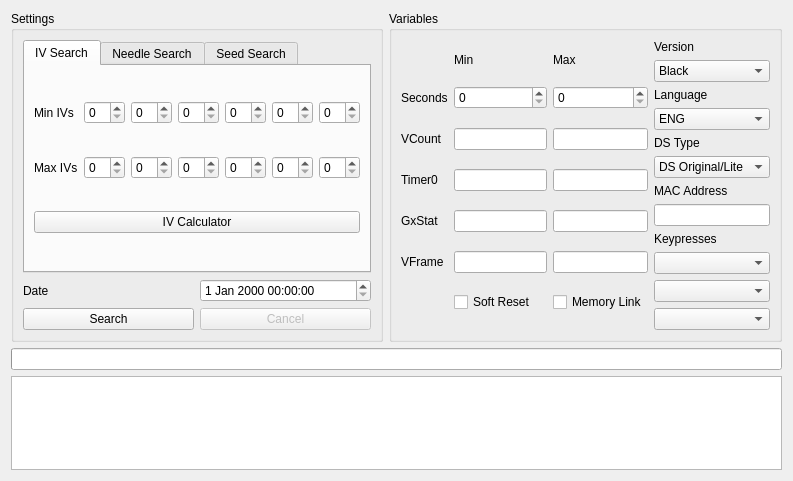
<?xml version="1.0" encoding="UTF-8"?>
<ui version="4.0">
 <class>ProfileCalibrator5</class>
 <widget class="QWidget" name="ProfileCalibrator5">
  <property name="geometry">
   <rect>
    <x>0</x>
    <y>0</y>
    <width>793</width>
    <height>481</height>
   </rect>
  </property>
  <property name="windowTitle">
   <string>Profile Calibrator</string>
  </property>
  <layout class="QGridLayout" name="gridLayout">
   <item row="0" column="0">
    <widget class="QGroupBox" name="groupBox">
     <property name="title">
      <string>Settings</string>
     </property>
     <layout class="QGridLayout" name="gridLayout_5">
      <item row="0" column="0" colspan="2">
       <widget class="QTabWidget" name="tabWidgetType">
        <widget class="QWidget" name="tabIVs">
         <attribute name="title">
          <string>IV Search</string>
         </attribute>
         <layout class="QGridLayout" name="gridLayout_2">
          <item row="0" column="0">
           <widget class="QLabel" name="labelMinIVs">
            <property name="text">
             <string>Min IVs</string>
            </property>
           </widget>
          </item>
          <item row="0" column="1">
           <widget class="QSpinBox" name="spinBoxMinHP"/>
          </item>
          <item row="0" column="2">
           <widget class="QSpinBox" name="spinBoxMinAtk"/>
          </item>
          <item row="0" column="3">
           <widget class="QSpinBox" name="spinBoxMinDef"/>
          </item>
          <item row="0" column="4">
           <widget class="QSpinBox" name="spinBoxMinSpA"/>
          </item>
          <item row="0" column="5">
           <widget class="QSpinBox" name="spinBoxMinSpD"/>
          </item>
          <item row="0" column="6">
           <widget class="QSpinBox" name="spinBoxMinSpe"/>
          </item>
          <item row="1" column="0">
           <widget class="QLabel" name="labelMaxIVs">
            <property name="text">
             <string>Max IVs</string>
            </property>
           </widget>
          </item>
          <item row="1" column="1">
           <widget class="QSpinBox" name="spinBoxMaxHP"/>
          </item>
          <item row="1" column="2">
           <widget class="QSpinBox" name="spinBoxMaxAtk"/>
          </item>
          <item row="1" column="3">
           <widget class="QSpinBox" name="spinBoxMaxDef"/>
          </item>
          <item row="1" column="4">
           <widget class="QSpinBox" name="spinBoxMaxSpA"/>
          </item>
          <item row="1" column="5">
           <widget class="QSpinBox" name="spinBoxMaxSpD"/>
          </item>
          <item row="1" column="6">
           <widget class="QSpinBox" name="spinBoxMaxSpe"/>
          </item>
          <item row="2" column="0" colspan="7">
           <widget class="QPushButton" name="pushButtonIVCalculator">
            <property name="text">
             <string>IV Calculator</string>
            </property>
           </widget>
          </item>
         </layout>
        </widget>
        <widget class="QWidget" name="tabNeedles">
         <attribute name="title">
          <string>Needle Search</string>
         </attribute>
         <layout class="QGridLayout" name="gridLayout_10">
          <item row="0" column="0" colspan="2">
           <layout class="QGridLayout" name="gridLayout_8">
            <item row="0" column="0">
             <widget class="QPushButton" name="pushButtonUpLeft">
              <property name="text">
               <string>↖</string>
              </property>
              <attribute name="buttonGroup">
               <string notr="true">buttonGroupNeedles</string>
              </attribute>
             </widget>
            </item>
            <item row="0" column="1">
             <widget class="QPushButton" name="pushButtonUp">
              <property name="text">
               <string>↑</string>
              </property>
              <attribute name="buttonGroup">
               <string notr="true">buttonGroupNeedles</string>
              </attribute>
             </widget>
            </item>
            <item row="0" column="2">
             <widget class="QPushButton" name="pushButtonUpRight">
              <property name="text">
               <string>↗</string>
              </property>
              <attribute name="buttonGroup">
               <string notr="true">buttonGroupNeedles</string>
              </attribute>
             </widget>
            </item>
            <item row="1" column="0">
             <widget class="QPushButton" name="pushButtonLeft">
              <property name="text">
               <string>←</string>
              </property>
              <attribute name="buttonGroup">
               <string notr="true">buttonGroupNeedles</string>
              </attribute>
             </widget>
            </item>
            <item row="1" column="2">
             <widget class="QPushButton" name="pushButtonRight">
              <property name="text">
               <string>→</string>
              </property>
              <attribute name="buttonGroup">
               <string notr="true">buttonGroupNeedles</string>
              </attribute>
             </widget>
            </item>
            <item row="2" column="0">
             <widget class="QPushButton" name="pushButtonDownLeft">
              <property name="text">
               <string>↙</string>
              </property>
              <attribute name="buttonGroup">
               <string notr="true">buttonGroupNeedles</string>
              </attribute>
             </widget>
            </item>
            <item row="2" column="1">
             <widget class="QPushButton" name="pushButtonDown">
              <property name="text">
               <string>↓</string>
              </property>
              <attribute name="buttonGroup">
               <string notr="true">buttonGroupNeedles</string>
              </attribute>
             </widget>
            </item>
            <item row="2" column="2">
             <widget class="QPushButton" name="pushButtonDownRight">
              <property name="text">
               <string>↘</string>
              </property>
              <attribute name="buttonGroup">
               <string notr="true">buttonGroupNeedles</string>
              </attribute>
             </widget>
            </item>
           </layout>
          </item>
          <item row="1" column="0">
           <widget class="QLineEdit" name="lineEditNeedles">
            <property name="readOnly">
             <bool>true</bool>
            </property>
           </widget>
          </item>
          <item row="1" column="1">
           <layout class="QGridLayout" name="gridLayout_9">
            <item row="0" column="0">
             <widget class="QRadioButton" name="radioButtonUnovaLink">
              <property name="text">
               <string>Unova Link</string>
              </property>
              <property name="checked">
               <bool>true</bool>
              </property>
              <attribute name="buttonGroup">
               <string notr="true">buttonGroupNeedleType</string>
              </attribute>
             </widget>
            </item>
            <item row="0" column="1">
             <widget class="QRadioButton" name="radioButtonSaving">
              <property name="text">
               <string>Saving</string>
              </property>
              <attribute name="buttonGroup">
               <string notr="true">buttonGroupNeedleType</string>
              </attribute>
             </widget>
            </item>
            <item row="1" column="0">
             <widget class="QPushButton" name="pushButtonDelete">
              <property name="text">
               <string>Delete</string>
              </property>
             </widget>
            </item>
            <item row="1" column="1">
             <widget class="QPushButton" name="pushButtonClear">
              <property name="text">
               <string>Clear</string>
              </property>
             </widget>
            </item>
           </layout>
          </item>
         </layout>
        </widget>
        <widget class="QWidget" name="tabSeed">
         <attribute name="title">
          <string>Seed Search</string>
         </attribute>
         <layout class="QGridLayout" name="gridLayout_11">
          <item row="0" column="0">
           <widget class="QLabel" name="labelSeed">
            <property name="text">
             <string>Seed</string>
            </property>
           </widget>
          </item>
          <item row="0" column="1">
           <widget class="TextBox" name="textBoxSeed"/>
          </item>
         </layout>
        </widget>
       </widget>
      </item>
      <item row="1" column="0">
       <widget class="QLabel" name="labelDate">
        <property name="text">
         <string>Date</string>
        </property>
       </widget>
      </item>
      <item row="1" column="1">
       <widget class="DateTimeEdit" name="dateTimeEdit"/>
      </item>
      <item row="2" column="0" colspan="2">
       <layout class="QHBoxLayout" name="horizontalLayout">
        <item>
         <widget class="QPushButton" name="pushButtonSearch">
          <property name="text">
           <string>Search</string>
          </property>
         </widget>
        </item>
        <item>
         <widget class="QPushButton" name="pushButtonCancel">
          <property name="enabled">
           <bool>false</bool>
          </property>
          <property name="text">
           <string>Cancel</string>
          </property>
         </widget>
        </item>
       </layout>
      </item>
     </layout>
    </widget>
   </item>
   <item row="0" column="1">
    <widget class="QGroupBox" name="groupBox_2">
     <property name="title">
      <string>Variables</string>
     </property>
     <layout class="QGridLayout" name="gridLayout_4">
      <item row="0" column="0" rowspan="12">
       <layout class="QGridLayout" name="gridLayout_3">
        <item row="0" column="1">
         <widget class="QLabel" name="labelMin">
          <property name="sizePolicy">
           <sizepolicy hsizetype="Preferred" vsizetype="Fixed">
            <horstretch>0</horstretch>
            <verstretch>0</verstretch>
           </sizepolicy>
          </property>
          <property name="text">
           <string>Min</string>
          </property>
         </widget>
        </item>
        <item row="0" column="2">
         <widget class="QLabel" name="labelMax">
          <property name="sizePolicy">
           <sizepolicy hsizetype="Preferred" vsizetype="Fixed">
            <horstretch>0</horstretch>
            <verstretch>0</verstretch>
           </sizepolicy>
          </property>
          <property name="text">
           <string>Max</string>
          </property>
         </widget>
        </item>
        <item row="1" column="0">
         <widget class="QLabel" name="labelSeconds">
          <property name="text">
           <string>Seconds</string>
          </property>
         </widget>
        </item>
        <item row="1" column="1">
         <widget class="QSpinBox" name="spinBoxMinSeconds">
          <property name="maximum">
           <number>59</number>
          </property>
         </widget>
        </item>
        <item row="1" column="2">
         <widget class="QSpinBox" name="spinBoxMaxSeconds">
          <property name="maximum">
           <number>59</number>
          </property>
         </widget>
        </item>
        <item row="2" column="0">
         <widget class="QLabel" name="labelVCount">
          <property name="text">
           <string>VCount</string>
          </property>
         </widget>
        </item>
        <item row="2" column="1">
         <widget class="TextBox" name="textBoxMinVCount"/>
        </item>
        <item row="2" column="2">
         <widget class="TextBox" name="textBoxMaxVCount"/>
        </item>
        <item row="3" column="0">
         <widget class="QLabel" name="labelTimer0">
          <property name="text">
           <string>Timer0</string>
          </property>
         </widget>
        </item>
        <item row="3" column="1">
         <widget class="TextBox" name="textBoxMinTimer0"/>
        </item>
        <item row="3" column="2">
         <widget class="TextBox" name="textBoxMaxTimer0"/>
        </item>
        <item row="4" column="0">
         <widget class="QLabel" name="labelGxStat">
          <property name="text">
           <string>GxStat</string>
          </property>
         </widget>
        </item>
        <item row="4" column="1">
         <widget class="TextBox" name="textBoxMinGxStat"/>
        </item>
        <item row="4" column="2">
         <widget class="TextBox" name="textBoxMaxGxStat"/>
        </item>
        <item row="5" column="0">
         <widget class="QLabel" name="labelVFrame">
          <property name="text">
           <string>VFrame</string>
          </property>
         </widget>
        </item>
        <item row="5" column="1">
         <widget class="TextBox" name="textBoxMinVFrame"/>
        </item>
        <item row="5" column="2">
         <widget class="TextBox" name="textBoxMaxVFrame"/>
        </item>
        <item row="6" column="1">
         <widget class="QCheckBox" name="checkBoxSoftReset">
          <property name="text">
           <string>Soft Reset</string>
          </property>
         </widget>
        </item>
        <item row="6" column="2">
         <widget class="QCheckBox" name="checkBoxMemoryLink">
          <property name="text">
           <string>Memory Link</string>
          </property>
         </widget>
        </item>
       </layout>
      </item>
      <item row="0" column="1">
       <widget class="QLabel" name="labelVersion">
        <property name="text">
         <string>Version</string>
        </property>
       </widget>
      </item>
      <item row="1" column="1">
       <widget class="ComboBox" name="comboBoxVersion">
        <item>
         <property name="text">
          <string>Black</string>
         </property>
        </item>
        <item>
         <property name="text">
          <string>White</string>
         </property>
        </item>
        <item>
         <property name="text">
          <string>Black 2</string>
         </property>
        </item>
        <item>
         <property name="text">
          <string>White 2</string>
         </property>
        </item>
       </widget>
      </item>
      <item row="2" column="1">
       <widget class="QLabel" name="labelLanguage">
        <property name="text">
         <string>Language</string>
        </property>
       </widget>
      </item>
      <item row="3" column="1">
       <widget class="ComboBox" name="comboBoxLanguage">
        <item>
         <property name="text">
          <string>ENG</string>
         </property>
        </item>
        <item>
         <property name="text">
          <string>SPA</string>
         </property>
        </item>
        <item>
         <property name="text">
          <string>FRE</string>
         </property>
        </item>
        <item>
         <property name="text">
          <string>ITA</string>
         </property>
        </item>
        <item>
         <property name="text">
          <string>DEU</string>
         </property>
        </item>
        <item>
         <property name="text">
          <string>JPN</string>
         </property>
        </item>
        <item>
         <property name="text">
          <string>KOR</string>
         </property>
        </item>
       </widget>
      </item>
      <item row="4" column="1">
       <widget class="QLabel" name="labelDSType">
        <property name="text">
         <string>DS Type</string>
        </property>
       </widget>
      </item>
      <item row="5" column="1">
       <widget class="ComboBox" name="comboBoxDSType">
        <item>
         <property name="text">
          <string>DS Original/Lite</string>
         </property>
        </item>
        <item>
         <property name="text">
          <string>DSi/DSi XL</string>
         </property>
        </item>
        <item>
         <property name="text">
          <string>3DS</string>
         </property>
        </item>
       </widget>
      </item>
      <item row="6" column="1">
       <widget class="QLabel" name="labelMACAddress">
        <property name="text">
         <string>MAC Address</string>
        </property>
       </widget>
      </item>
      <item row="7" column="1">
       <widget class="TextBox" name="textBoxMACAddress"/>
      </item>
      <item row="8" column="1">
       <widget class="QLabel" name="labelKeypresses">
        <property name="text">
         <string>Keypresses</string>
        </property>
       </widget>
      </item>
      <item row="9" column="1">
       <widget class="ComboBox" name="comboBoxKeypress1"/>
      </item>
      <item row="10" column="1">
       <widget class="ComboBox" name="comboBoxKeypress2"/>
      </item>
      <item row="11" column="1">
       <widget class="ComboBox" name="comboBoxKeypress3"/>
      </item>
     </layout>
    </widget>
   </item>
   <item row="1" column="0" colspan="2">
    <widget class="QProgressBar" name="progressBar"/>
   </item>
   <item row="2" column="0" colspan="2">
    <widget class="TableView" name="tableView"/>
   </item>
  </layout>
 </widget>
 <customwidgets>
  <customwidget>
   <class>TextBox</class>
   <extends>QLineEdit</extends>
   <header>Form/Controls/TextBox.hpp</header>
  </customwidget>
  <customwidget>
   <class>TableView</class>
   <extends>QTableView</extends>
   <header>Form/Controls/TableView.hpp</header>
  </customwidget>
  <customwidget>
   <class>ComboBox</class>
   <extends>QComboBox</extends>
   <header>Form/Controls/ComboBox.hpp</header>
  </customwidget>
  <customwidget>
   <class>DateTimeEdit</class>
   <extends>QDateTimeEdit</extends>
   <header>Form/Controls/DateTimeEdit.hpp</header>
  </customwidget>
 </customwidgets>
 <tabstops>
  <tabstop>tabWidgetType</tabstop>
  <tabstop>spinBoxMinHP</tabstop>
  <tabstop>spinBoxMinAtk</tabstop>
  <tabstop>spinBoxMinDef</tabstop>
  <tabstop>spinBoxMinSpA</tabstop>
  <tabstop>spinBoxMinSpD</tabstop>
  <tabstop>spinBoxMinSpe</tabstop>
  <tabstop>spinBoxMaxHP</tabstop>
  <tabstop>spinBoxMaxAtk</tabstop>
  <tabstop>spinBoxMaxDef</tabstop>
  <tabstop>spinBoxMaxSpA</tabstop>
  <tabstop>spinBoxMaxSpD</tabstop>
  <tabstop>spinBoxMaxSpe</tabstop>
  <tabstop>pushButtonIVCalculator</tabstop>
  <tabstop>pushButtonUpLeft</tabstop>
  <tabstop>pushButtonUp</tabstop>
  <tabstop>pushButtonUpRight</tabstop>
  <tabstop>pushButtonLeft</tabstop>
  <tabstop>pushButtonRight</tabstop>
  <tabstop>pushButtonDownLeft</tabstop>
  <tabstop>pushButtonDown</tabstop>
  <tabstop>pushButtonDownRight</tabstop>
  <tabstop>lineEditNeedles</tabstop>
  <tabstop>radioButtonUnovaLink</tabstop>
  <tabstop>radioButtonSaving</tabstop>
  <tabstop>pushButtonDelete</tabstop>
  <tabstop>pushButtonClear</tabstop>
  <tabstop>textBoxSeed</tabstop>
  <tabstop>dateTimeEdit</tabstop>
  <tabstop>pushButtonSearch</tabstop>
  <tabstop>pushButtonCancel</tabstop>
  <tabstop>spinBoxMinSeconds</tabstop>
  <tabstop>spinBoxMaxSeconds</tabstop>
  <tabstop>textBoxMinVCount</tabstop>
  <tabstop>textBoxMaxVCount</tabstop>
  <tabstop>textBoxMinTimer0</tabstop>
  <tabstop>textBoxMaxTimer0</tabstop>
  <tabstop>textBoxMinGxStat</tabstop>
  <tabstop>textBoxMaxGxStat</tabstop>
  <tabstop>textBoxMinVFrame</tabstop>
  <tabstop>textBoxMaxVFrame</tabstop>
  <tabstop>checkBoxSoftReset</tabstop>
  <tabstop>checkBoxMemoryLink</tabstop>
  <tabstop>comboBoxVersion</tabstop>
  <tabstop>comboBoxLanguage</tabstop>
  <tabstop>comboBoxDSType</tabstop>
  <tabstop>textBoxMACAddress</tabstop>
  <tabstop>comboBoxKeypress1</tabstop>
  <tabstop>comboBoxKeypress2</tabstop>
  <tabstop>comboBoxKeypress3</tabstop>
  <tabstop>tableView</tabstop>
 </tabstops>
 <resources/>
 <connections/>
 <buttongroups>
  <buttongroup name="buttonGroupNeedleType"/>
  <buttongroup name="buttonGroupNeedles">
   <property name="exclusive">
    <bool>false</bool>
   </property>
  </buttongroup>
 </buttongroups>
</ui>
